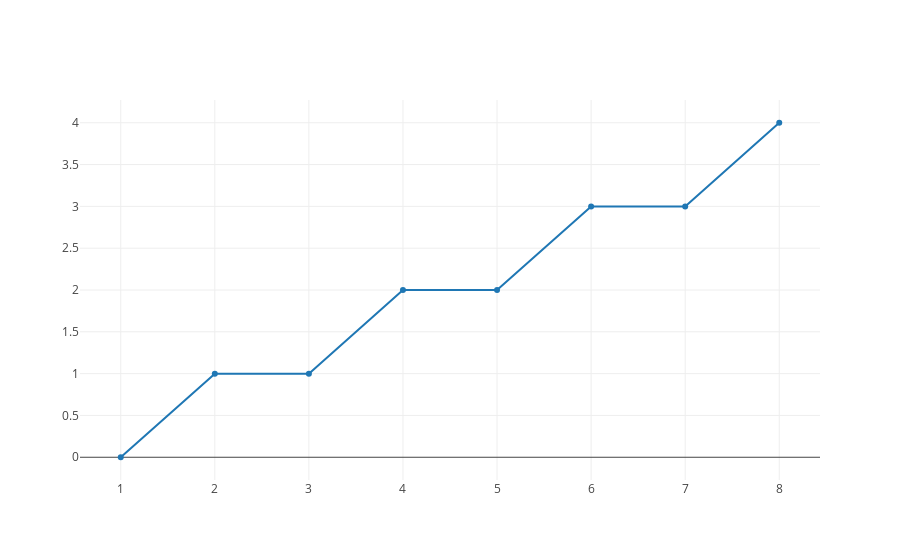

The notebook cell saved with this chart:
### Code cell
from plotly.offline import download_plotlyjs, init_notebook_mode, plot, iplot
from plotly.graph_objs import Scatter, Figure, Layout

iplot([{"x": [1, 2, 3, 4, 5, 6, 7, 8], "y": [0, 1, 1, 2, 2, 3, 3, 4]}])

### Figure 1 — Plotly figure (JSON) as saved in the notebook; plotly's stock layout.template omitted (floating-point values rounded to 4 significant figures)
{"data": [{"type": "scatter", "uid": "a2ca44b1-67c1-4c9a-b092-af8bc608923c", "x": [1, 2, 3, 4, 5, 6, 7, 8], "y": [0, 1, 1, 2, 2, 3, 3, 4]}], "layout": {"autosize": true, "xaxis": {"autorange": true, "range": [0.5612, 8.439], "type": "linear"}, "yaxis": {"autorange": true, "range": [-0.293, 4.293], "type": "linear"}}}
